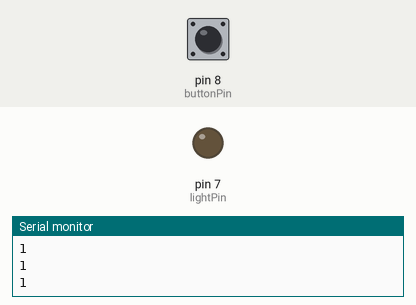
Recording of a sketch running on a simulated Arduino Uno, built with avr-gcc and run on an emulated ATmega328P. Parts: output pins drawn as LEDs (lit = HIGH), the last lines printed to the serial monitor. The test bench sets the inputs (shaded band); at power-on: pin 8 (buttonPin) HIGH.

Above: at 1.2 s.
1.3 s: pin 8 (buttonPin) pulled LOW for 0.25 s
At 2.8 s:
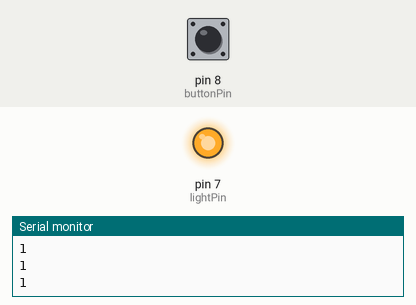
3.1 s: pin 8 (buttonPin) pulled LOW for 1 s
At 4.4 s:
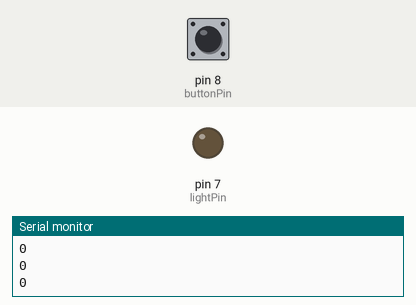
5.6 s: pin 8 (buttonPin) pulled LOW for 3.2 s
At 6.3 s:
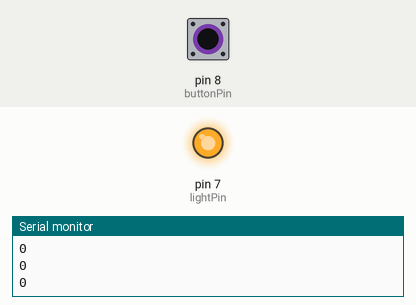
Timing chart, 0 to 8.6 s (numbered marks = the images above; inputs shaded):
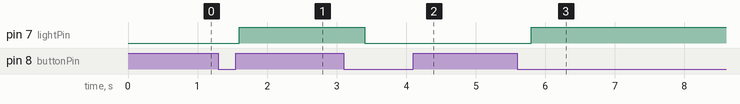

The sketch:

button_react_ON_and_OFF.ino
```cpp
#define lightPin 7  // LED is connected to D7
#define buttonPin 8 // Switch is connected to D8

int buttonValue;   // values of switch stores here
int buttonOld = 1;   // track 1s coming from switch
int ledState = 1;   // track the LED waether ON oand OFF


void setup() {
Serial.begin(9600);
pinMode(buttonPin, INPUT_PULLUP);
pinMode(lightPin, OUTPUT);


}

void loop() {
buttonValue=digitalRead(buttonPin);
delay(200);

if(buttonValue==0 && buttonOld==1){

  if(ledState==1){
    digitalWrite(lightPin, HIGH);
    ledState=0;
  }else{
    digitalWrite(lightPin, LOW);
    ledState=1;
  }


}

buttonOld=buttonValue;


//digitalWrite(lightPin, HIGH);
Serial.println(buttonValue);


}
```

Measured:
- after the input at 1.3 s, pin 7 (lightPin): LOW → HIGH after 0.30 s
- after the input at 3.1 s, pin 7 (lightPin): HIGH → LOW after 0.30 s
- after the input at 5.6 s, pin 7 (lightPin): LOW → HIGH after 0.20 s
